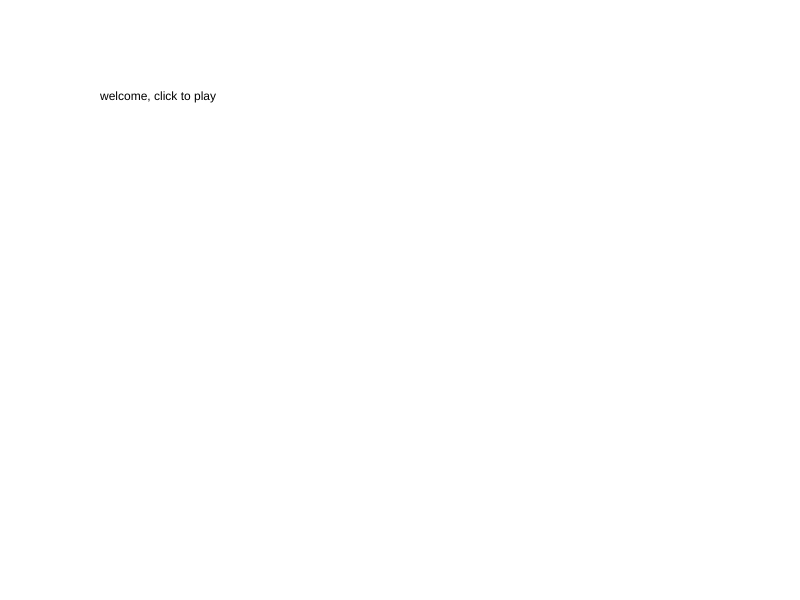
Frame 1 (no input)
Frame 60 (no input): identical to frame 1, image omitted
Frame 120 (the mouse pressed at the canvas centre since frame 60): identical to frame 1, image omitted

The p5.js sketch that drew this single still picture (run headless with seeded random() and noise() and a simulated clock; from frame 60 on, the mouse is pressed at the canvas centre):

// p5.js sketch
// ── sketch.js
var cars = [];
var frogPos;
var myState = 0 ;
var timer = 0 ;

function setup() {
  createCanvas(800, 600);
  rectMode(CENTER);


  //spawn cars
  for (var i = 0; i < 5; i++) {
    cars.push(new Car());
  }


  frogPos = createVector(width / 2, height - 80);
}

function draw() {
  switch (myState) {


    case 0:
    background('white');
    text("welcome, click to play", 100, 100);
    break;

    case 1:
      game(); //this should be in case 1 of a switch/case statement

      timer++ ;
      if(timer > 600){
        timer = 0;
        myState = 2 ;
      }

      break;

    case 2:
    background('red');
      text("lose!", 100, 100);
      break;

    case 3:
    background('black');
      text("win!", 100, 100);
      break;

  }
}

function mouseReleased() {
  switch (myState) {
    case 0:
      myState = 1;
      break;

    case 2: //this was lose state
    resetTheGame();
      myState = 0;
      break;

    case 3:
    resetTheGame();
      myState = 0;
      break;

  }
}

function resetTheGame(){
  //spawn the cars
  cars = [] ;
  for(var i = 0; i < 5; i ++){
    cars.push(new Car());
  }
  timer = 0 ;

}




function Car() {
  this.pos = createVector(100, 100);
  this.vel = createVector(random(-5, 5), random(-5, 5));
  this.r = random(255);
  this.g = random(255);
  this.b = random(255);

  this.display = function() {
    fill(this.r, this.g, this.b);
    rect(this.pos.x, this.pos.y, 100, 50);
  }

  this.drive = function() {
    this.pos.add(this.vel);
    if (this.pos.x > width) this.pos.x = 0;
    if (this.pos.x < 0) this.pos.x = width;
    if (this.pos.y > height) this.pos.y = 0;
    if (this.pos.y < 0) this.pos.y = height;


  }
}



function checkForKeys() {
  if (keyIsDown(LEFT_ARROW)) frogPos.x = frogPos.x - 5;
  if (keyIsDown(RIGHT_ARROW)) frogPos.x = frogPos.x + 5;
  if (keyIsDown(UP_ARROW)) frogPos.y = frogPos.y - 5;
  if (keyIsDown(DOWN_ARROW)) frogPos.y = frogPos.y + 5;

  //loop the frog around the screen
  if (frogPos.x > width) frogPos.x = 0;
  if (frogPos.x < length) frogPos.x = 0;
  if (frogPos.y > width) frogPos.y = 0;
  if (frogPos.y < length) frogPos.y = 0;

}

function game() {
  background(100);
  // iterate through the cars array
  for (var i = 0; i < cars.length; i++) {
    cars[i].display();
    cars[i].drive();

    //test if this car is close to the frog
    if (cars[i].pos.dist(frogPos) < 20) {
      cars.splice(i, 1);

    }
  }

  if (cars.length == 0) {
    timer = 0;
    myState = 3 ; //they won
  }

  //frog
  fill('green');
  ellipse(frogPos.x, frogPos.y, 50, 50);
  checkForKeys();

}
